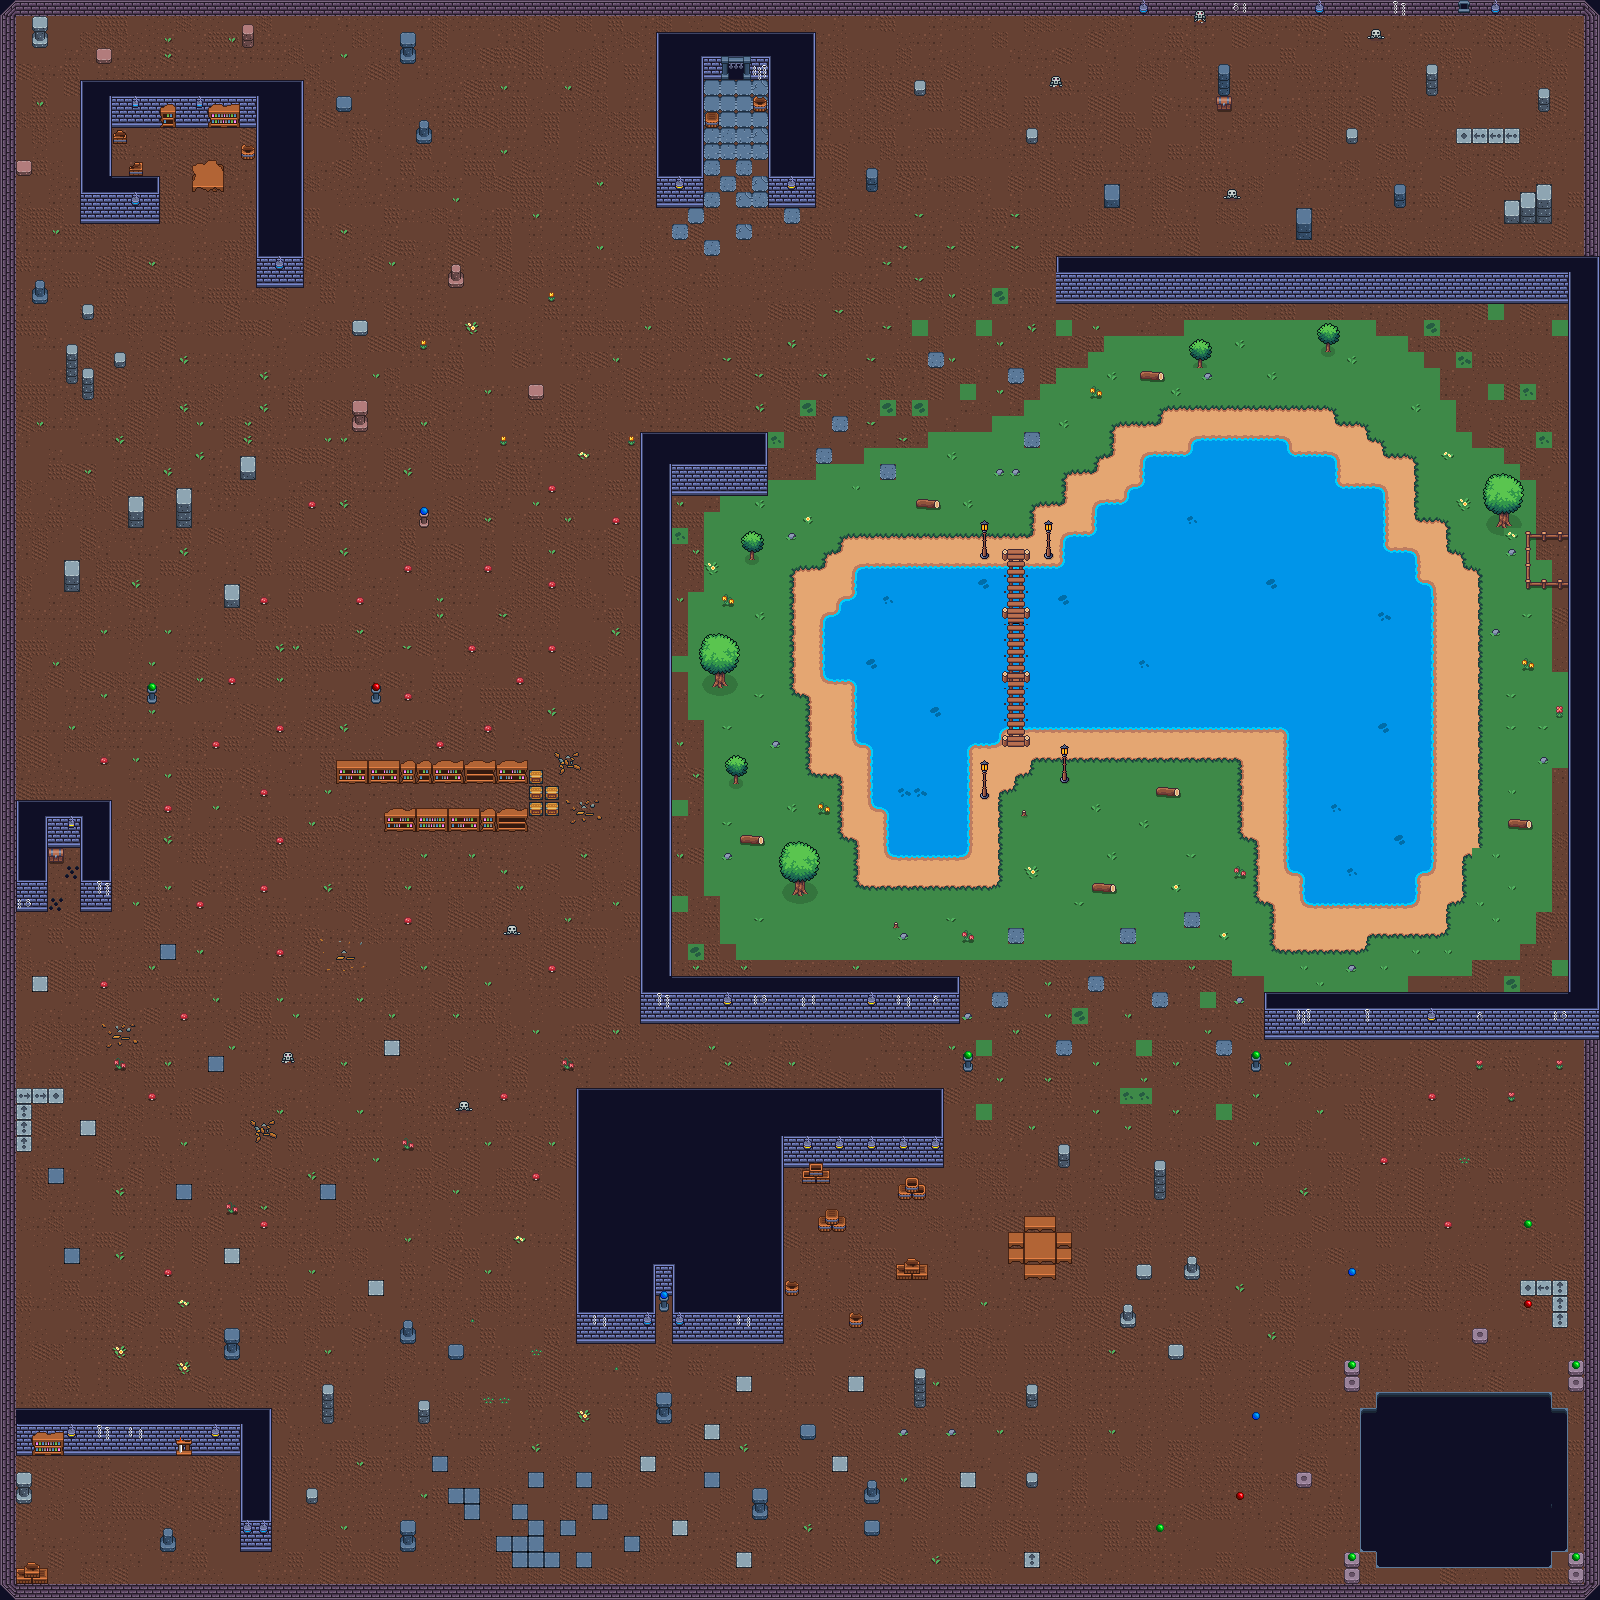

A level layout from a 2D game, rendered from its tile map. Below: a short description, then the map file with tile-grid data replaced by summaries:
An orthogonal 100x100 tile map with 16x16 px tiles, 8 tile layers (sol, garden, Pont, mur, ...), 4 tilesets and 192 objects (155x collision, 32x collision1, 2x collision2, 2x switch map2 0, spawn map2 0).

<map version="1.10" tiledversion="1.11.2" orientation="orthogonal" renderorder="right-down" width="100" height="100" tilewidth="16" tileheight="16" infinite="0" nextlayerid="15" nextobjectid="268">
 <tileset firstgid="1" source="jsp.tsx" />
 <tileset firstgid="769" source="garden.tsx" />
 <tileset firstgid="1242" source="2Crate.tsx" />
 <tileset firstgid="1314" source="Death animation.tsx" />
 <group id="13" name="objet">
  <objectgroup id="14" name="collision">
   <object id="49" name="collision" x="80" y="176" width="80" height="30.6667" />
   <object id="50" name="collision" x="80" y="82" width="32" height="94" />
   <object id="51" name="collision" x="112" y="81.3333" width="192" height="30" />
   <object id="52" name="collision" x="256" y="96.6667" width="48" height="175.333" />
   <object id="53" name="collision" x="192" y="160" width="32" height="32" />
   <object id="54" name="collision" x="128" y="160" width="16" height="16" />
   <object id="55" name="collision" x="112" y="128" width="16" height="16" />
   <object id="56" name="collision" x="240" y="144" width="16" height="16" />
   <object id="57" name="collision" x="16" y="881.333" width="32" height="16" />
   <object id="58" name="collision" x="32" y="832" width="16" height="64" />
   <object id="59" name="collision" x="48" y="816" width="32" height="32" />
   <object id="60" name="collision" x="16" y="801.333" width="96" height="46.6667" />
   <object id="61" name="collision" x="80" y="848" width="32" height="49.3333" />
   <object id="62" name="collision2" x="48" y="848" width="16" height="16" />
   <object id="63" name="collision" x="336" y="768" width="192" height="16" />
   <object id="64" name="collision" x="528" y="768" width="16" height="16" />
   <object id="65" name="collision" x="528" y="784" width="32" height="32" />
   <object id="66" name="collision" x="384" y="816" width="144" height="16" />
   <object id="67" name="collision" x="512" y="928" width="16" height="16" rotation="90" />
   <object id="68" name="collision" x="496" y="912" width="32" height="32" rotation="90" />
   <object id="70" name="collision" x="272" y="1040" width="32" height="32" />
   <object id="71" name="collision" x="448" y="1088" width="32" height="32" />
   <object id="72" name="collision" x="16" y="1488" width="16" height="16" />
   <object id="73" name="collision" x="16" y="1568" width="32" height="16" />
   <object id="74" name="collision" x="160" y="1536" width="16" height="16" />
   <object id="77" name="collision" x="16" y="1424" width="256" height="16" />
   <object id="78" name="collision" x="240" y="1440" width="32" height="96" />
   <object id="79" name="collision" x="16" y="1408" width="256" height="16" />
   <object id="80" name="collision" x="304" y="1488" width="16" height="16" />
   <object id="81" name="collision" x="400" y="1536" width="16" height="16" />
   <object id="82" name="collision" x="320" y="1408" width="16" height="16" />
   <object id="83" name="collision" x="416" y="1408" width="16" height="16" />
   <object id="84" name="collision" x="224" y="1344" width="16" height="16" />
   <object id="85" name="collision" x="400" y="1328" width="16" height="16" />
   <object id="86" name="collision" x="448" y="1344" width="16" height="16" />
   <object id="87" name="collision" x="656" y="1408" width="16" height="16" />
   <object id="90" name="collision" x="576" y="1088" width="80" height="240" />
   <object id="91" name="collision" x="656" y="1264" width="16" height="16" />
   <object id="92" name="collision" x="672" y="1120" width="112" height="208" />
   <object id="93" name="collision" x="576" y="1088" width="224" height="48" />
   <object id="94" name="collision" x="784" y="1088" width="160" height="64" />
   <object id="95" name="collision" x="656" y="1408" width="16" height="16" />
   <object id="96" name="collision" x="752" y="1504" width="16" height="16" />
   <object id="98" name="collision" x="400" y="1536" width="16" height="16" />
   <object id="100" name="collision" x="368" y="688" width="16" height="16" />
   <object id="101" name="collision" x="144" y="688" width="16" height="16" />
   <object id="105" name="collision" x="864" y="1520" width="16" height="16" />
   <object id="106" name="collision" x="864" y="1488" width="16" height="16" />
   <object id="107" name="collision" x="800" y="1424" width="16" height="16" />
   <object id="108" name="collision" x="912" y="1392" width="16" height="16" />
   <object id="109" name="collision" x="1024" y="1392" width="16" height="16" />
   <object id="110" name="collision" x="1024" y="1472" width="16" height="16" />
   <object id="111" name="collision" x="848" y="1312" width="16" height="16" />
   <object id="112" name="collision" x="784" y="1280" width="16" height="16" />
   <object id="113" name="collision" x="816" y="1216" width="32" height="16" />
   <object id="114" name="collision" x="800" y="1168" width="32" height="16" />
   <object id="115" name="collision" x="896" y="1184" width="32" height="16" />
   <object id="116" name="collision" x="1024" y="1216" width="32" height="64" />
   <object id="117" name="collision" x="1008" y="1232" width="64" height="32" />
   <object id="118" name="collision" x="1168" y="1344" width="16" height="16" />
   <object id="119" name="collision" x="1120" y="1312" width="16" height="16" />
   <object id="120" name="collision" x="1136" y="1264" width="16" height="16" />
   <object id="121" name="collision" x="1184" y="1264" width="16" height="16" />
   <object id="122" name="collision" x="1152" y="1184" width="16" height="16" />
   <object id="123" name="collision" x="1056" y="1152" width="16" height="16" />
   <object id="125" name="collision" x="1344" y="1552" width="16" height="32" />
   <object id="126" name="collision" x="1296" y="1472" width="16" height="16" />
   <object id="127" name="collision" x="1344" y="1360" width="16" height="32" />
   <object id="128" name="collision" x="1472" y="1328" width="16" height="16" />
   <object id="129" name="collision" x="1568" y="1360" width="16" height="16" />
   <object id="130" name="collision" x="1568" y="1376" width="16" height="16" />
   <object id="131" name="collision1" x="1376" y="1392" width="176" height="176" />
   <object id="132" name="collision1" x="1360" y="1408" width="208" height="144" />
   <object id="133" name="collision" x="896" y="1264" width="32" height="16" />
   <object id="134" name="collision" x="1248" y="1056" width="16" height="16" />
   <object id="136" name="collision" x="960" y="1056" width="16" height="16" />
   </objectgroup>
  <objectgroup id="10" name="Interface">
   <!-- 3 objects omitted --></objectgroup>
 </group>
 <group id="11" name="Map">
  <layer id="1" name="sol" width="100" height="100">
   <data>[10000 cells, 10000 non-empty, 42 distinct tile ids]</data>
  </layer>
  <layer id="7" name="garden" width="100" height="100">
   <data>[10000 cells, 2203 non-empty, 81 distinct tile ids]</data>
  </layer>
  <layer id="12" name="Pont" width="100" height="100">
   <data>[10000 cells, 110 non-empty, 24 distinct tile ids]</data>
  </layer>
  <layer id="3" name="mur" width="100" height="100">
   <data>[10000 cells, 1278 non-empty, 35 distinct tile ids]</data>
  </layer>
  <layer id="5" name="porte" width="100" height="100">
   <data>[10000 cells, 19 non-empty, 13 distinct tile ids]</data>
  </layer>
  <layer id="9" name="lumière" width="100" height="100">
   <data>[10000 cells, 10 non-empty, 3 distinct tile ids]</data>
  </layer>
  <layer id="6" name="objet" width="100" height="100">
   <data>[10000 cells, 294 non-empty, 141 distinct tile ids]</data>
  </layer>
  <layer id="8" name="objet garden" width="100" height="100">
   <data>[10000 cells, 109 non-empty, 33 distinct tile ids]</data>
  </layer>
 </group>
</map>
<!-- 116 of 192 objects omitted -->
